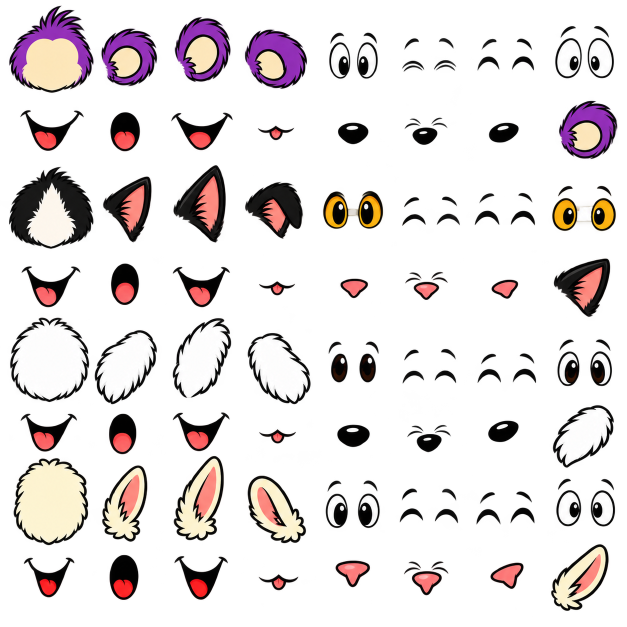
#> input picture assets/purplemonkey/rig-64-modular/source/face-kit.png, 1254 x 1254 px (shown at 1/2 size)
$ python build_pet_faces_modular.py
#> lines starting #> are read from the running program, lines starting #| are printed output that depends on the picture
#!/usr/bin/env python3
"""Add registered, independently swappable facial layers to articulated pet rigs."""
import json, math
from pathlib import Path
import numpy as np
from PIL import Image,ImageDraw,ImageOps
import extract_pet_rigs as art
ROOT=art.ROOT
SRC=ROOT/'assets/purplemonkey/rig-64-articulated'
BASE=ROOT/'assets/purplemonkey/rig-64-modular'
PETS=['monkey','cat','dog','llama']
HEAD_SIZES={'monkey':(48,46),'cat':(50,44),'dog':(48,52),'llama':(34,43)}
NIGHT=art.NIGHT

def trim(im):
    im=art.solid(im);bb=im.getchannel('A').getbbox();assert bb
    return im.crop(bb)

def build():
    source=Image.open(BASE/'source/face-kit.png').convert('RGBA')
#> source is the input picture: PIL image 1254x1254 RGBA; mean R, G, B, A 34.1, 27.4, 27.7, 57.8
    board=Image.new('RGB',(1536,2160),NIGHT[:3]);bd=ImageDraw.Draw(board)
#> after `board = Image.new('RGB', (1536, 2160), NIGHT[:3])`:
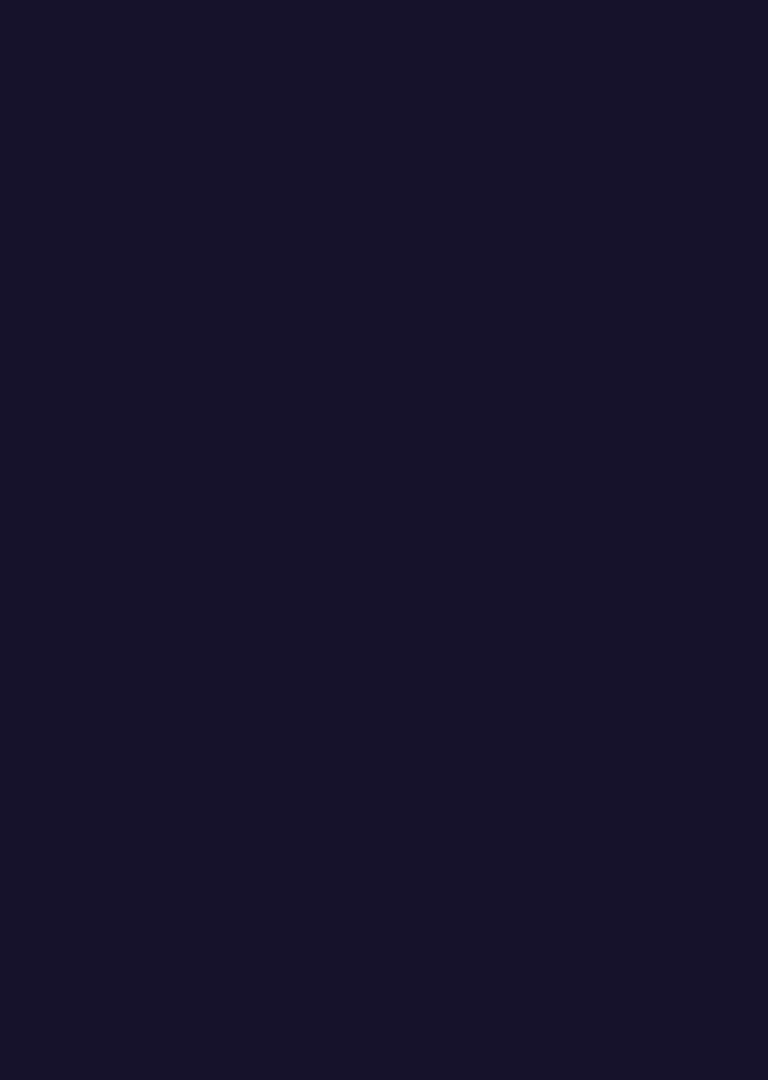
#> board: PIL image 1536x2160 RGB (shown at 1/2 size); mean R, G, B 22, 18, 46
    report={}
    for idx,pet in enumerate(PETS):
        d=BASE/pet;d.mkdir(parents=True,exist_ok=True)
#> (the run stopped early here; a loop or call above may not have finished)
